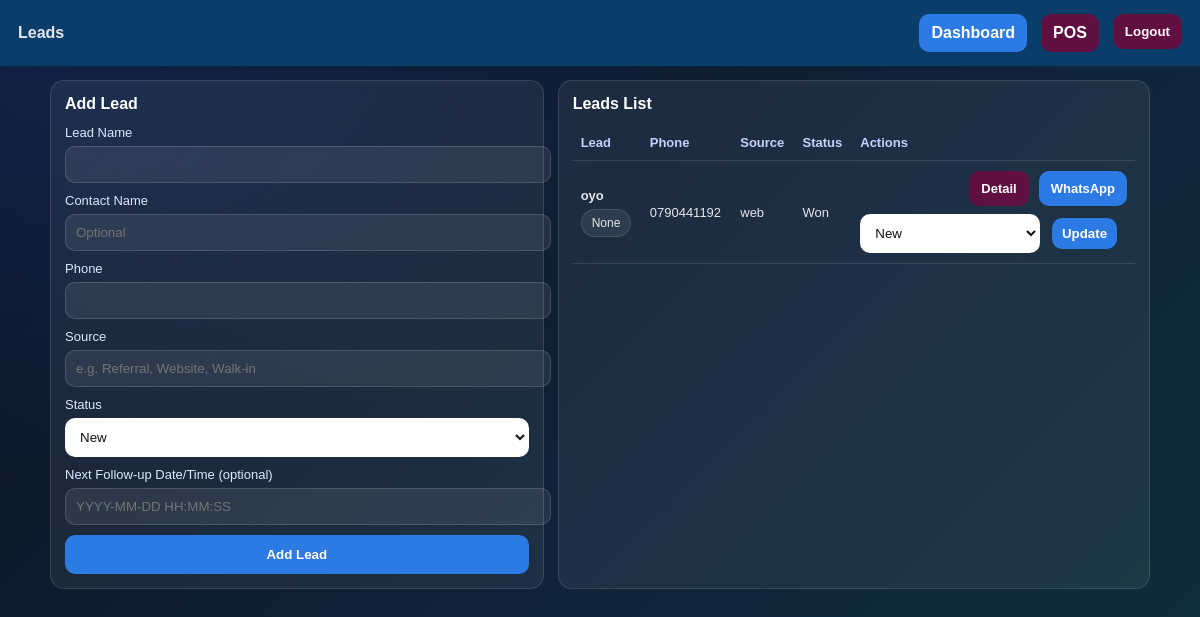
Page /leads (signed in) on the committed database.
### tables this page shows
CREATE TABLE leads (id INTEGER PRIMARY KEY, owner TEXT, business_type TEXT, lead_name TEXT, contact_name TEXT, email TEXT, phone TEXT, source TEXT, status TEXT, priority TEXT, notes TEXT, created_at TEXT DEFAULT (datetime('now')), last_contacted_at TEXT, next_follow_up_at TEXT);

### app.py (the view, shortened to what this page needs)
@app.route("/leads", methods=["GET", "POST"])
def leads_page():
    if not require_login():
        return redirect("/")
    owner, bt = get_session_owner_bt()
    leads, _ = run_query(
        "SELECT id, lead_name, contact_name, phone, email, source, status, priority, created_at, last_contacted_at, next_follow_up_at "
        "FROM leads WHERE owner=? ORDER BY created_at DESC",
        (owner,),
        fetch=True
    )
    return render_template("leads.html", leads=leads, business_config={"Incubators Business": {}})

### app.py (called while the page is built)
@app.after_request
def add_security_headers(response):
    response.headers["X-Content-Type-Options"] = "nosniff"
    response.headers["X-Frame-Options"] = "DENY"
    response.headers["Referrer-Policy"] = "strict-origin-when-cross-origin"
    if IS_PRODUCTION:
        response.headers["Strict-Transport-Security"] = "max-age=31536000"
    return response

def get_db():
    if 'db' not in g:
        if USE_POSTGRES:
            import psycopg2
            g.db = psycopg2.connect(DATABASE_URL)
        else:
            g.db = sqlite3.connect("sme.db", detect_types=sqlite3.PARSE_DECLTYPES)
            g.db.row_factory = sqlite3.Row
    return g.db

def run_query(q, params=(), fetch=False):
    db = get_db()
    if USE_POSTGRES:
        q = q.replace("?", "%s")
    cur = db.cursor()
    cur.execute(q, params)
    if fetch:
        return cur.fetchall(), None
    db.commit()
    return None, None

def require_login():
    return session.get("logged_in")

def get_session_owner_bt():
    return session.get("owner", "admin"), session.get("business_type", "Incubators Business")

def get_csrf_token():
    if "_csrf_token" not in session:
        session["_csrf_token"] = secrets.token_urlsafe(32)
    return session["_csrf_token"]

@app.before_request
def protect_state_changes():
    if request.method in {"POST", "PUT", "PATCH", "DELETE"} and not valid_csrf_token():
        if request.is_json:
            return jsonify({"error": "Invalid or missing CSRF token"}), 400
        abort(400, description="Invalid or missing CSRF token")

@app.context_processor
def inject_csrf_token():
    return {"csrf_token": get_csrf_token()}

### templates/leads.html (shortened to what this page needs)
<!doctype html>
<html lang="en">
<head>
</head>
<body>
  <div class="topbar">
    <div class="brand">Leads</div>
    <div class="nav">
      <a class="btn" href="/dashboard">Dashboard</a>
      <a class="btn btn-secondary" href="/pos">POS</a>
      <form method="post" action="/logout" class="d-inline"><input type="hidden" name="csrf_token" value="{{ csrf_token }}"><button class="btn btn-secondary" type="submit">Logout</button></form>
    </div>
  </div>
  <div class="wrap">
    <div class="grid">
      <div class="card">
        <h2>Add Lead</h2>
        <form method="POST" action="/leads">
          <div class="field">
            <label>Lead Name</label>
            <input name="lead_name" required>
          </div>
          <div class="field">
            <label>Contact Name</label>
            <input name="contact_name" placeholder="Optional">
          </div>
          <div class="field">
            <label>Phone</label>
            <input name="phone" required>
          </div>
          <div class="field">
            <label>Source</label>
            <input name="source" placeholder="e.g. Referral, Website, Walk-in">
          </div>
          <div class="field">
            <label>Status</label>
            <select name="status">
              <option value="New" selected>New</option>
            </select>
          </div>
          <div class="field">
            <label>Next Follow-up Date/Time (optional)</label>
            <input name="next_follow_up_at" placeholder="YYYY-MM-DD HH:MM:SS">
          </div>
          <button type="submit">Add Lead</button>
        </form>
      </div>
      <div class="card">
        <h2>Leads List</h2>
        <table>
          <thead>
            <tr>
              <th>Lead</th>
              <th>Phone</th>
              <th>Source</th>
              <th>Status</th>
              <th class="right">Actions</th>
            </tr>
          </thead>
          <tbody>
            {% if leads %}
              {% for l in leads %}
                <tr>
                  <td>
                    <div style="font-weight:800;">{{ l[1] }}</div>
                    <div class="chip" style="margin-top:6px;">{{ l[9] }}</div>
                  </td>
                  <td>{{ l[3] }}</td>
                  <td>{{ l[5] }}</td>
                  <td>{{ l[6] }}</td>
                  <td class="right">
                    <div class="row-actions" style="justify-content:flex-end;">
                      <a class="btn btn-secondary" href="/leads/{{ l[0] }}">Detail</a>
                      <a class="btn" href="/leads/{{ l[0] }}/whatsapp" target="_blank" rel="noopener">WhatsApp</a>
                    </div>
                    <form method="POST" action="/leads/{{ l[0] }}/status" style="margin-top:8px; min-width:220px;">
                      <select name="status" style="width:180px; display:inline-block;" required>
                        <option value="New">New</option>
                      </select>
                      <button type="submit" style="width:auto; padding:8px 10px; margin-left:8px;">Update</button>
                    </form>
                  </td>
                </tr>
              {% endfor %}
            {% else %}
              <tr><td colspan="5">No leads found.</td></tr>
            {% endif %}
          </tbody>
        </table>
      </div>
    </div>
  </div>
</body>
</html>

### templates/leads.html (style rules this page uses)
body { font-family: Arial, sans-serif; margin:0; background:radial-gradient(ellipse at top left, rgba(37,99,235,.2), transparent 42%), linear-gradient(135deg,#0b1220 0%,#10233a 55%,#0f2f3b 100%); background-attachment:fixed; min-height:100vh; color:#e5e7eb; }
.topbar { padding:14px 18px; background:#0B3D6B; display:flex; align-items:center; justify-content:space-between; gap:12px; }
.brand { font-weight:900; }
.nav { display:flex; gap:14px; flex-wrap:wrap; justify-content:flex-end; }
.btn { display:inline-block; padding:10px 12px; border-radius:10px; background:#2C7BE5; color:#fff; font-weight:700; }
.btn-secondary { background:#5F0F40; }
a { color:#93c5fd; text-decoration:none; }
.wrap { padding:14px; max-width:1100px; margin:0 auto; }
.grid { display:grid; grid-template-columns: 1fr 1.2fr; gap:14px; }
.card { background:rgba(255,255,255,0.06); border:1px solid rgba(255,255,255,0.12); border-radius:14px; padding:14px; }
h2 { margin:0 0 12px; font-size:16px; color:#fff; }
.field { margin:10px 0; }
label { display:block; font-size:13px; margin-bottom:6px; color:#dbeafe; }
input, select { width:100%; padding:10px; border-radius:10px; border:1px solid rgba(255,255,255,0.15); background:rgba(255,255,255,0.08); color:#fff; }
select, select option { background-color:#fff; color:#111; }
button { width:100%; padding:12px; border:none; border-radius:10px; background:#2C7BE5; color:#fff; font-weight:900; cursor:pointer; }
table { width:100%; border-collapse:collapse; margin-top:10px; }
th, td { padding:10px 8px; border-bottom:1px solid rgba(255,255,255,0.12); font-size:13px; }
th { text-align:left; color:#c7d2fe; }
.row-actions { display:flex; gap:10px; flex-wrap:wrap; }
.chip { display:inline-block; padding:6px 10px; border-radius:999px; background:rgba(255,255,255,0.08); border:1px solid rgba(255,255,255,0.12); font-size:12px; }

### rows in the picture
leads: lead_name "oyo", l "None", phone "0790441192", source "web", status "Won"
